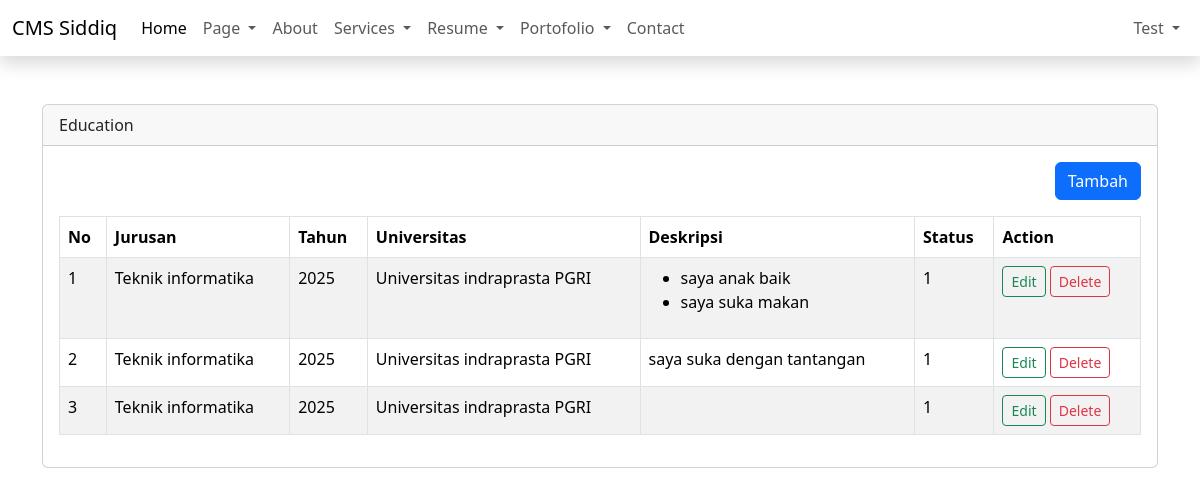
Page /admin/dashboard.php?page=education (signed in) on the committed database.
### tables this page shows
CREATE TABLE `educations` (
  `id` int(11) NOT NULL,
  `major` varchar(25) NOT NULL,
  `year` year(4) NOT NULL,
  `university` varchar(100) NOT NULL,
  `description` text NOT NULL,
  `status` tinyint(4) NOT NULL DEFAULT 1,
  `created_at` timestamp NOT NULL DEFAULT current_timestamp(),
  `updated_at` timestamp NULL DEFAULT NULL ON UPDATE current_timestamp()
);

### admin/content/education.php (the view, shortened to what this page needs)
<?php
$query = mysqli_query($config, "SELECT * FROM educations ORDER BY id DESC");
$row = mysqli_fetch_all($query, MYSQLI_ASSOC);
?>
<div class="table-responsive">
    <div align="right" class="mb-3">
        <a href="?page=add-education" class="btn btn-primary">Tambah</a>
    </div>
    <table class="table table-bordered table-striped" id="table">
        <thead>
            <tr>
                <th>No</th>
                <th>Jurusan</th>
                <th>Tahun</th>
                <th>Universitas</th>
                <th>Deskripsi</th>
                <th>Status</th>
                <th>Action</th>
            </tr>
        </thead>
        <tbody>
            <?php
            foreach ($row as $key => $data):
            ?>
                <tr>
                    <td><?= $key + 1 ?></td>
                    <td><?= $data['major'] ?></td>
                    <td><?= $data['year'] ?></td>
                    <td><?= $data['university'] ?></td>
                    <td><?= $data['description'] ?></td>
                    <td><?= $data['status'] ?></td>
                    <td>
                        <a href="?page=add-education&edit=<?php echo $data['id'] ?>" class="btn btn-outline-success btn-sm">Edit</a>
                        <a onclick="return confirm('Are you sure??')"
                            href="?page=education&delete=<?php echo $data['id'] ?>" class="btn btn-outline-danger btn-sm">Delete</a>
                    </td>
                </tr>
            <?php
            endforeach
            ?>
        </tbody>
    </table>
</div>

### rows in the picture
educations: major "Teknik informatika", year "2025", university "Universitas indraprasta PGRI", description "saya anak baik saya suka makan", status "1"
educations: major "Teknik informatika", year "2025", university "Universitas indraprasta PGRI", description "saya suka dengan tantangan", status "1"
educations: major "Teknik informatika", year "2025", university "Universitas indraprasta PGRI", status "1"

### other values in the picture
$_name "Test"
str_replace("-", " ",  ucfirst($_GET['page'])) "Education"
